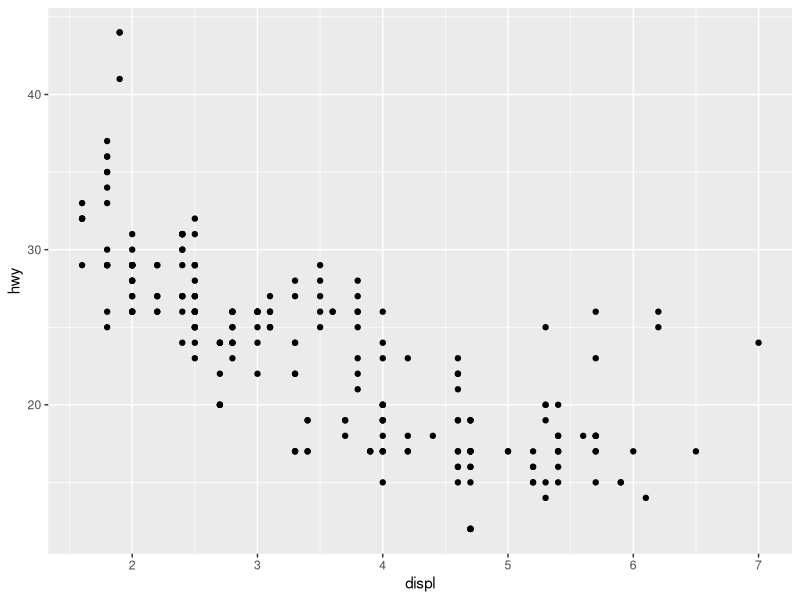
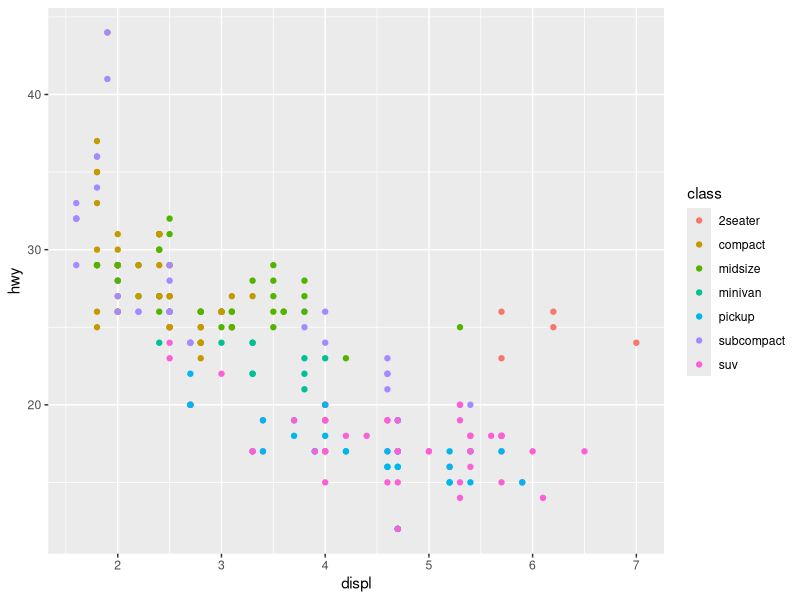
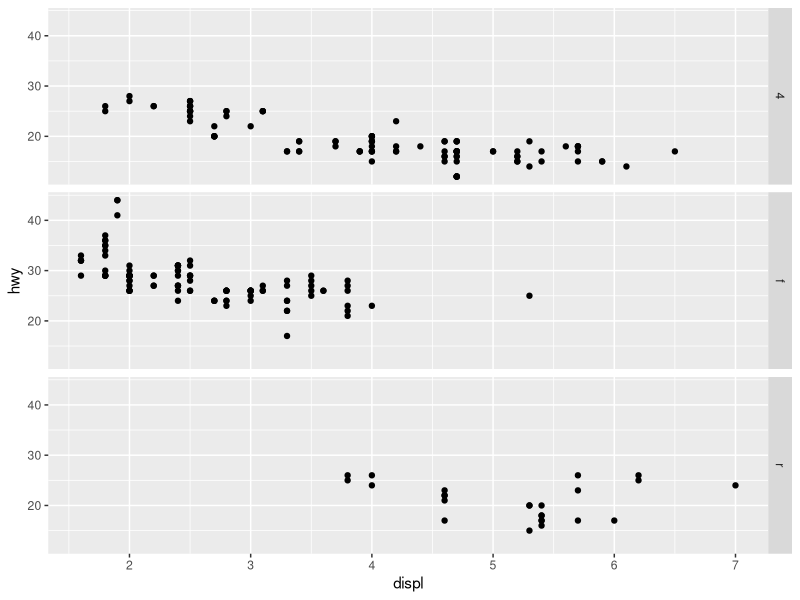
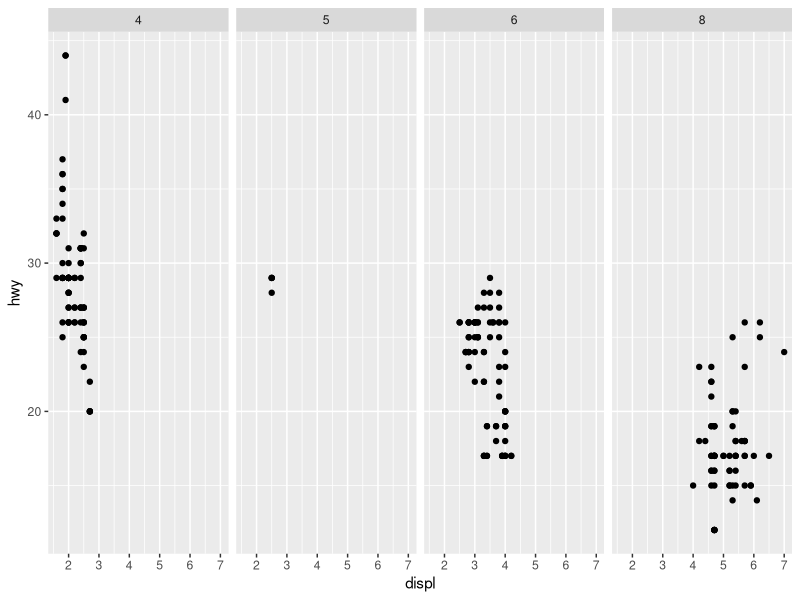
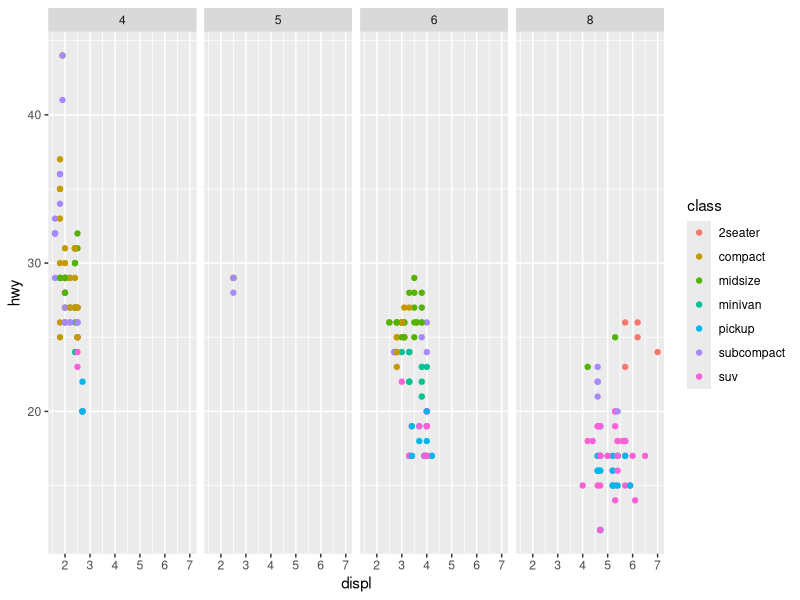
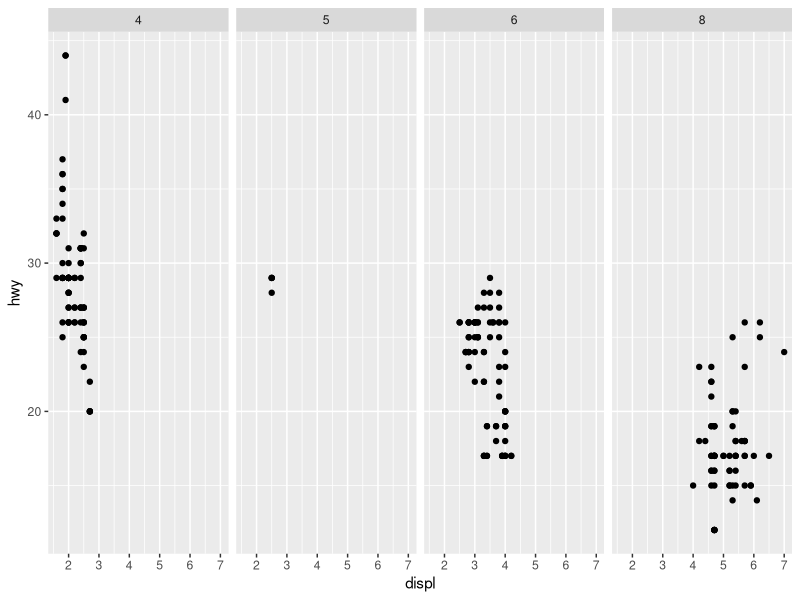
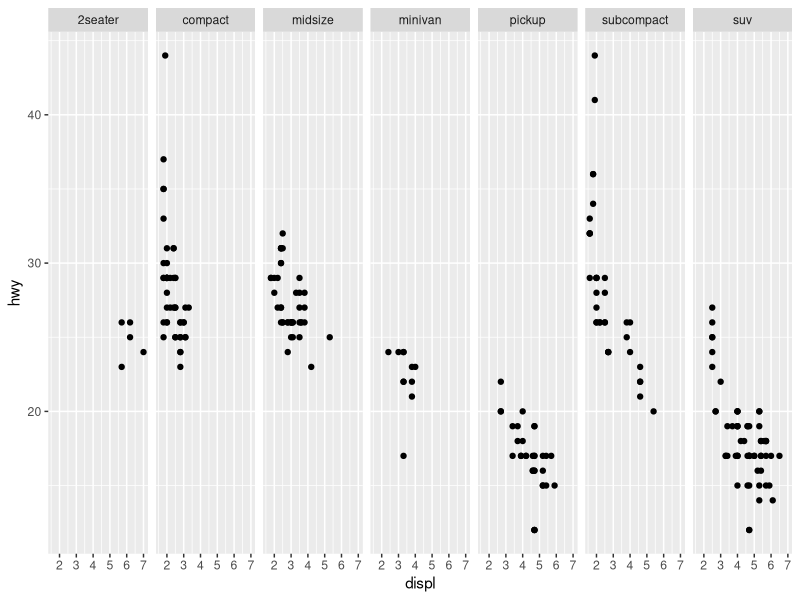
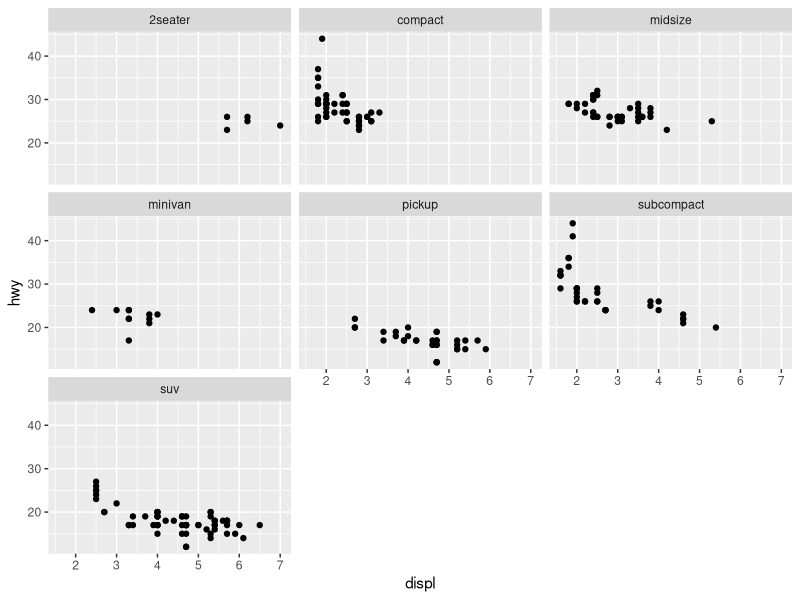

Source code (R) for these figures, in order:
# Author: Devin Pastoor
# Code for Hadley Wickham's Stat 405: Statistical Computing and Data Analysis
# Associated pdf's and other files in Data Analysis Onenote Notebook

getwd()

#Reminder:
#setwd("C:/Users/Devin Pastoor/Documents/Classwork/Data_Analysis")
rm(list = ls())                # clean out workspace


# Lecture 1 - Introduction -----------------------------------------------------
  
# Scatterplot basics

library("ggplot2")

# find out information about set of data
?mpg
head(mpg)           # initial lines, can alternatively set # of lines (mpg, n=)
str(mpg)            # information about variables and their types
summary(mpg)        # summary statistics for each variable

#basic plotting 

qplot(displ, hwy, data = mpg)     #(x.var, y.var, data = ?)

#add aesthetics (shape/color options) 
qplot(displ, hwy, color = class, data = mpg)

# add facetting (subsets)
qplot(displ, hwy, data = mpg) + facet_grid(drv ~.)      # 4w-, f-, r-wheel drive
qplot(displ, hwy, data = mpg) + facet_grid(. ~ cyl)     # number of cylinders

# and even more depth with colors
qplot(displ, hwy, color = class, data = mpg) +           
  facet_grid(. ~ cyl)

# or shapes (but note the warning - too many shapes can be confusing)
qplot(displ, hwy, shap = class, data = mpg) +           
  facet_grid(. ~ cyl)

# with a large numbers of factors the grid can look awkward
qplot(displ, hwy, data = mpg) + facet_grid(~ class)

# reshape to 'wrap' ribbon to 2d 
qplot(displ, hwy, data = mpg) + facet_wrap(~class)

# can do 2 levels of facetting to compare
qplot(displ, hwy, data = mpg) + facet_grid(drv ~ cyl)  

# does not show complete data by default to prevent overplotting
qplot(cty, hwy, data = mpg)

# to plot all points must add a geom_jitter
qplot(cty, hwy, data = mpg, geom = "jitter")

# sometimes want to rearrange data to better ID trends
qplot(class, hwy, data = mpg)
qplot(reorder(class,hwy), hwy, data = mpg)                          # reorder by mpg mean
qplot(reorder(class,hwy), hwy, data = mpg, geom = "jitter")         # to see all data

# want to know if can reorder by a different summary statistic
?reorder
qplot(reorder(class,hwy, median), hwy, data = mpg, geom = "jitter") #reorder by mpg median

# boxplots are good for summarizing data
qplot(reorder(class,hwy), hwy, data = mpg, geom = "boxplot")

# can add additional layers
qplot(reorder(class,hwy), hwy, data = mpg, geom = c("jitter", "boxplot")) # boxplot on top
qplot(reorder(class,hwy), hwy, data = mpg, geom = c("boxplot", "jitter")) # jitter on top

